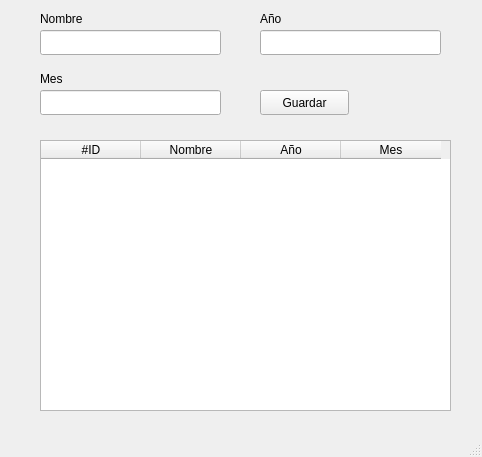
<?xml version="1.0" encoding="UTF-8"?>
<ui version="4.0">
 <class>w_persona</class>
 <widget class="QMainWindow" name="w_persona">
  <property name="windowModality">
   <enum>Qt::WindowModal</enum>
  </property>
  <property name="enabled">
   <bool>true</bool>
  </property>
  <property name="geometry">
   <rect>
    <x>0</x>
    <y>0</y>
    <width>482</width>
    <height>457</height>
   </rect>
  </property>
  <property name="windowTitle">
   <string>Horarios</string>
  </property>
  <property name="unifiedTitleAndToolBarOnMac">
   <bool>false</bool>
  </property>
  <widget class="QWidget" name="centralwidget">
   <widget class="QTableWidget" name="persona_tabla">
    <property name="geometry">
     <rect>
      <x>40</x>
      <y>140</y>
      <width>411</width>
      <height>271</height>
     </rect>
    </property>
    <column>
     <property name="text">
      <string>#ID</string>
     </property>
    </column>
    <column>
     <property name="text">
      <string>Nombre</string>
     </property>
    </column>
    <column>
     <property name="text">
      <string>Año</string>
     </property>
    </column>
    <column>
     <property name="text">
      <string>Mes</string>
     </property>
    </column>
   </widget>
   <widget class="QPushButton" name="pushButton">
    <property name="geometry">
     <rect>
      <x>260</x>
      <y>90</y>
      <width>89</width>
      <height>25</height>
     </rect>
    </property>
    <property name="autoFillBackground">
     <bool>false</bool>
    </property>
    <property name="text">
     <string>Guardar</string>
    </property>
   </widget>
   <widget class="QLineEdit" name="lineEdit">
    <property name="geometry">
     <rect>
      <x>40</x>
      <y>30</y>
      <width>181</width>
      <height>25</height>
     </rect>
    </property>
   </widget>
   <widget class="QLabel" name="label">
    <property name="geometry">
     <rect>
      <x>40</x>
      <y>10</y>
      <width>181</width>
      <height>17</height>
     </rect>
    </property>
    <property name="text">
     <string>Nombre</string>
    </property>
   </widget>
   <widget class="QLabel" name="label_2">
    <property name="geometry">
     <rect>
      <x>260</x>
      <y>10</y>
      <width>181</width>
      <height>17</height>
     </rect>
    </property>
    <property name="text">
     <string>Año</string>
    </property>
   </widget>
   <widget class="QLineEdit" name="lineEdit_2">
    <property name="geometry">
     <rect>
      <x>260</x>
      <y>30</y>
      <width>181</width>
      <height>25</height>
     </rect>
    </property>
   </widget>
   <widget class="QLabel" name="label_3">
    <property name="geometry">
     <rect>
      <x>40</x>
      <y>70</y>
      <width>181</width>
      <height>17</height>
     </rect>
    </property>
    <property name="text">
     <string>Mes</string>
    </property>
   </widget>
   <widget class="QLineEdit" name="lineEdit_3">
    <property name="geometry">
     <rect>
      <x>40</x>
      <y>90</y>
      <width>181</width>
      <height>25</height>
     </rect>
    </property>
   </widget>
  </widget>
  <widget class="QStatusBar" name="statusbar"/>
 </widget>
 <resources/>
 <connections/>
</ui>
